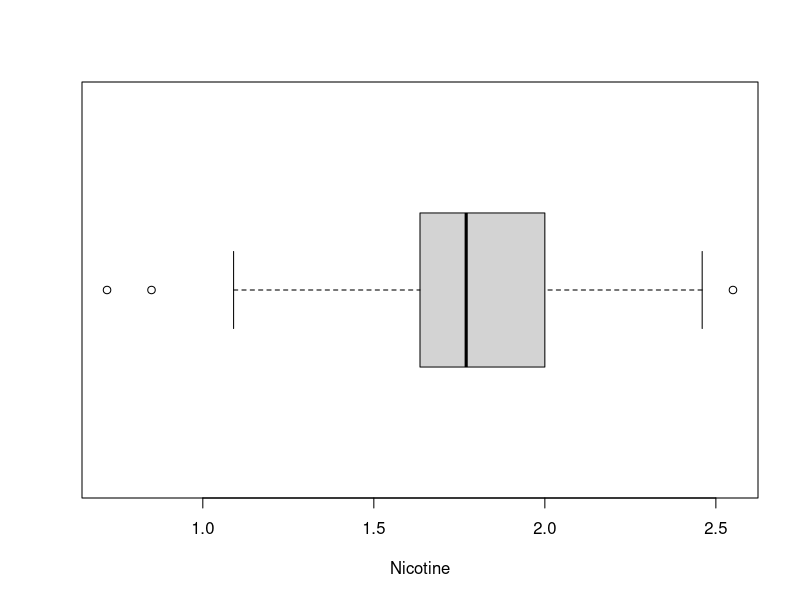

Recreate this plot in R.
#Cameron Kirk
#Nicotine content measured in a random sample of 40 cigarettes

content <- c(1.09, 1.92, 2.31, 1.79, 2.28, 1.74, 1.47, 1.97,
             0.85, 1.24, 1.58, 2.03, 1.70, 2.17, 2.55, 2.11,
             1.86, 1.90, 1.68, 1.51, 1.64, 0.72, 1.69, 1.85,
             1.82, 1.79, 2.46, 1.88, 2.08, 1.67, 1.37, 1.93,
             1.40, 1.64, 2.09, 1.75, 1.63, 2.37, 1.75, 1.69)

#sort the data set and store into new vector
sortedcontent <-sort(content)
sortedcontent

#Display stats in the output
summary(sortedcontent)

#Draw the boxplot
boxplot(sortedcontent, horizontal = TRUE, xlab = "Nicotine")